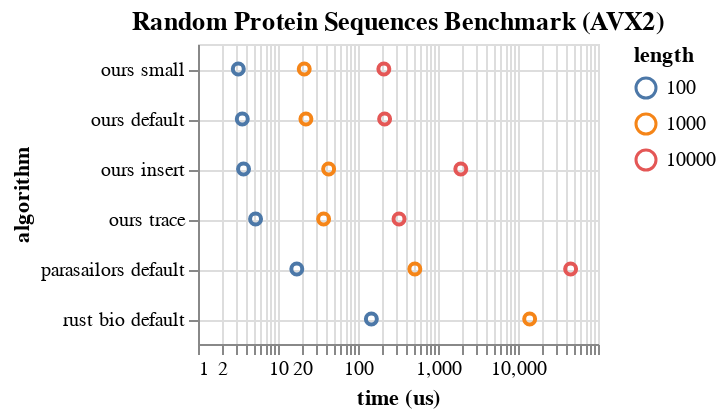

Write notebook code for a chart like this one.
### Code cell
alt.Chart(data, title = "Random Protein Sequences Benchmark (AVX2)").mark_point(opacity = 1).encode(
    x = alt.X("time", axis = alt.Axis(title = "time (us)"), scale = alt.Scale(type = "log")),
    y = alt.Y("algorithm property", axis = alt.Axis(title = "algorithm", grid = True), sort = alt.EncodingSortField(field = "time")),
    color = "length:N"
).transform_filter(
    datum.alphabet == "protein"
).properties(
    width = 200,
    height = 150
)

### Figure 1 — Vega-Lite specification as saved in the notebook (floating-point values rounded to 4 significant figures)
{"config": {"view": {"continuousWidth": 400, "continuousHeight": 300}}, "data": {"name": "data-b2f44414b23fd1229f2e0cc15be6588b"}, "mark": {"type": "point", "opacity": 1}, "encoding": {"color": {"type": "nominal", "field": "length"}, "x": {"type": "quantitative", "axis": {"title": "time (us)"}, "field": "time", "scale": {"type": "log"}}, "y": {"type": "nominal", "axis": {"grid": true, "title": "algorithm"}, "field": "algorithm property", "sort": {"field": "time"}}}, "height": 150, "title": "Random Protein Sequences Benchmark (AVX2)", "transform": [{"filter": "(datum.alphabet === 'protein')"}], "width": 200, "$schema": "https://vega.github.io/schema/vega-lite/v4.8.1.json", "datasets": {"data-b2f44414b23fd1229f2e0cc15be6588b": [{"algorithm": "parasailors", "alphabet": "protein", "k": 1000, "length": 10000, "property": "default", "time": 45460.0, "algorithm property": "parasailors default"}, {"algorithm": "parasailors", "alphabet": "protein", "k": 100, "length": 1000, "property": "default", "time": 513.5, "algorithm property": "parasailors default"}, {"algorithm": "parasailors", "alphabet": "protein", "k": 10, "length": 100, "property": "default", "time": 17.18, "algorithm property": "parasailors default"}, {"algorithm": "rust bio", "alphabet": "protein", "k": 100, "length": 1000, "property": "default", "time": 13990.0, "algorithm property": "rust bio default"}, {"algorithm": "rust bio", "alphabet": "protein", "k": 10, "length": 100, "property": "default", "time": 146.9, "algorithm property": "rust bio default"}, {"algorithm": "ours", "alphabet": "protein", "k": 1000, "length": 10000, "property": "default", "time": 215.1, "algorithm property": "ours default"}, {"algorithm": "ours", "alphabet": "protein", "k": 1000, "length": 10000, "property": "insert", "time": 1928.0, "algorithm property": "ours insert"}, {"algorithm": "ours", "alphabet": "protein", "k": 1000, "length": 10000, "property": "small", "time": 210.4, "algorithm property": "ours small"}, {"algorithm": "ours", "alphabet": "protein", "k": 1000, "length": 10000, "property": "trace", "time": 325.7, "algorithm property": "ours trace"}, {"algorithm": "ours", "alphabet": "protein", "k": 100, "length": 1000, "property": "default", "time": 22.33, "algorithm property": "ours default"}, {"algorithm": "ours", "alphabet": "protein", "k": 100, "length": 1000, "property": "insert", "time": 42.96, "algorithm property": "ours insert"}, {"algorithm": "ours", "alphabet": "protein", "k": 100, "length": 1000, "property": "small", "time": 21.28, "algorithm property": "ours small"}, {"algorithm": "ours", "alphabet": "protein", "k": 100, "length": 1000, "property": "trace", "time": 37.17, "algorithm property": "ours trace"}, {"algorithm": "ours", "alphabet": "protein", "k": 10, "length": 100, "property": "default", "time": 3.577, "algorithm property": "ours default"}, {"algorithm": "ours", "alphabet": "protein", "k": 10, "length": 100, "property": "insert", "time": 3.709, "algorithm property": "ours insert"}, {"algorithm": "ours", "alphabet": "protein", "k": 10, "length": 100, "property": "small", "time": 3.189, "algorithm property": "ours small"}, {"algorithm": "ours", "alphabet": "protein", "k": 10, "length": 100, "property": "trace", "time": 5.241, "algorithm property": "ours trace"}, {"algorithm": "ours", "alphabet": "nucleotide", "k": 1000, "length": 10000, "property": "default", "time": 201.5, "algorithm property": "ours default"}, {"algorithm": "ours", "alphabet": "nucleotide", "k": 100, "length": 1000, "property": "default", "time": 21.59, "algorithm property": "ours default"}, {"algorithm": "triple accel", "alphabet": "nucleotide", "k": 1000, "length": 10000, "property": "default", "time": 7038.0, "algorithm property": "triple accel default"}, {"algorithm": "triple accel", "alphabet": "nucleotide", "k": 100, "length": 1000, "property": "default", "time": 22.81, "algorithm property": "triple accel default"}]}}
